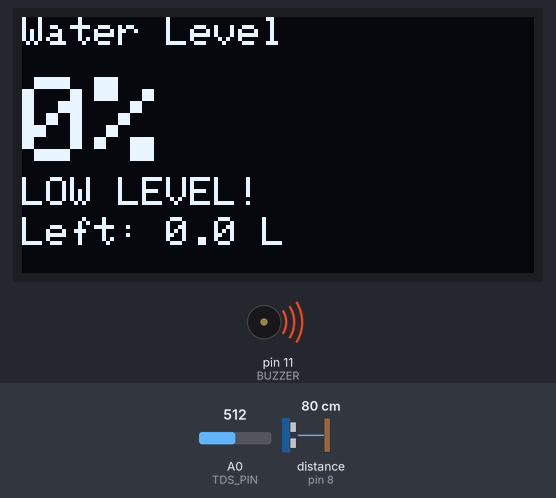
The sketch below on a simulated Arduino Uno, built with avr-gcc and run on an emulated ATmega328P. On the bench: 128×64 one-colour display, buzzer (waves = sounding, pin HIGH). Wiring (inferred from the names in the program): ultrasonic range finder: trigger pin 9; echo pin 8. Inputs (shaded band) come from the test bench; at power-on: distance to the obstacle (sensor on pin 8) 80 cm, A0 (TDS_PIN) = 512. The echo pulse lasts 58.3 µs per cm; pins used as bus, display or sensor lines are not drawn.

Above: at 3.2 s.
3.3 s: distance to the obstacle (sensor on pin 8) set to 14 cm
At 4.7 s:
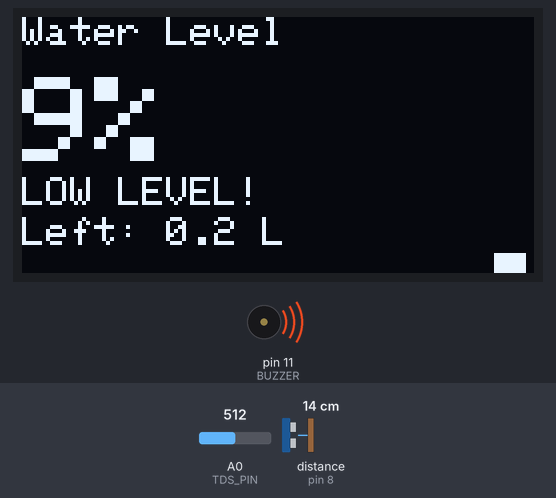
6.4 s: distance to the obstacle (sensor on pin 8) set to 11 cm
At 8.9 s:
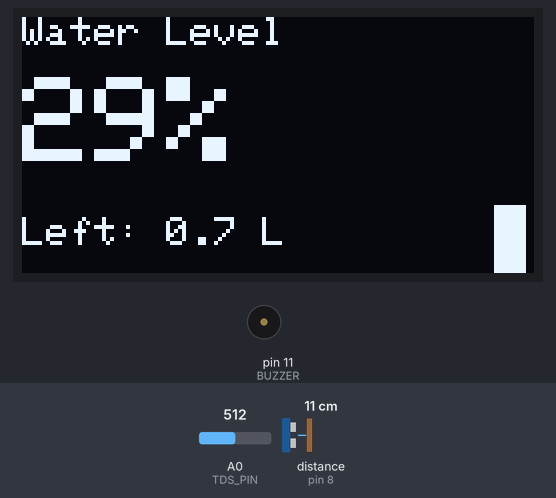
9.2 s: A0 (TDS_PIN) set to 606
At 12.2 s:
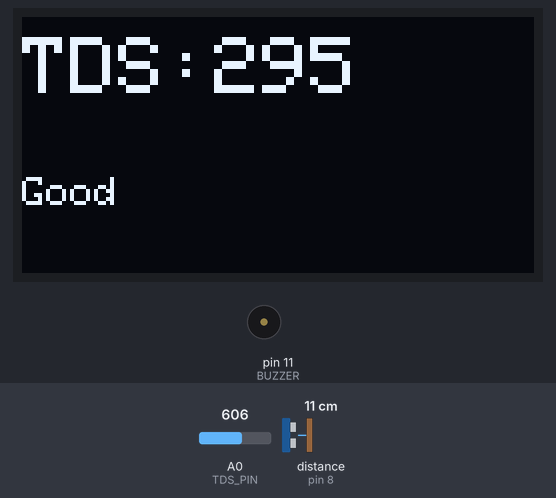
12.3 s: A0 (TDS_PIN) set to 633
At 13.8 s:
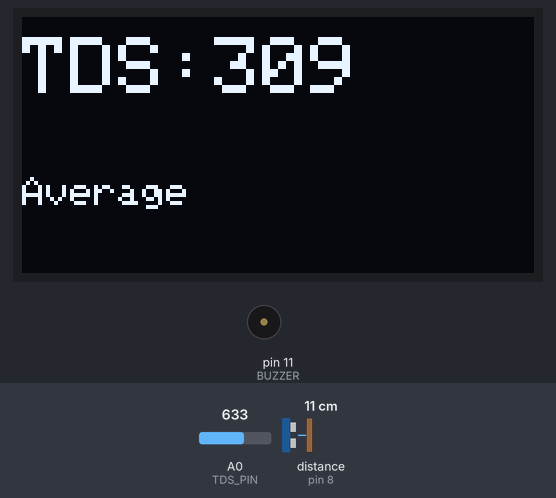
15.4 s: distance to the obstacle (sensor on pin 8) set to 18 cm
At 16.3 s:
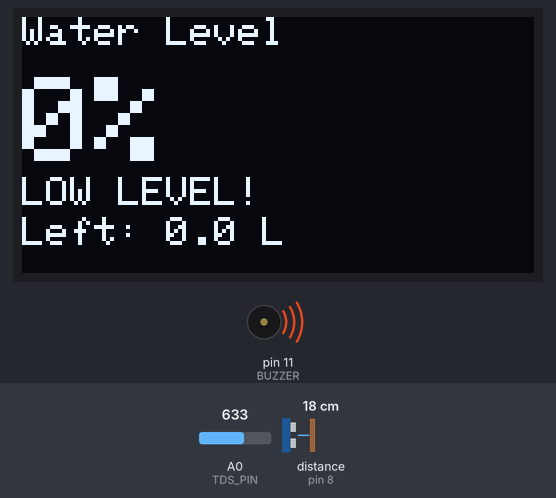
17.3 s: distance to the obstacle (sensor on pin 8) set to 2 cm
At 17.8 s:
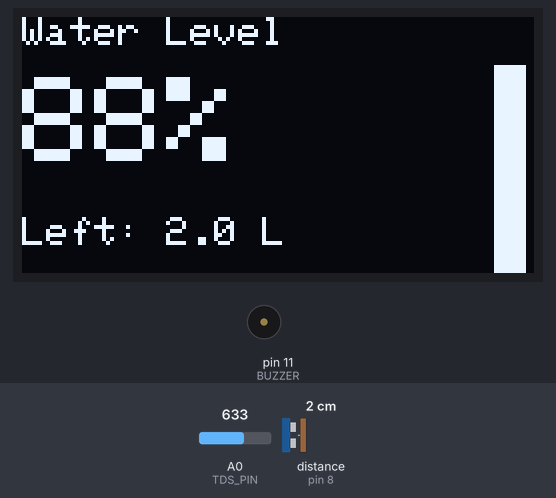
Timing chart, 0 to 20.3 s (numbered marks = the images above; inputs shaded):
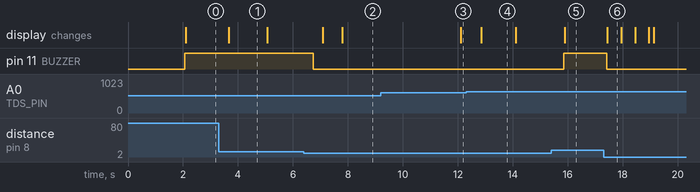

Measured:
- the behaviour switches between 13 and 12 cm on distance to the obstacle (sensor on pin 8) (found by bisection; images 1 and 2)
- the behaviour switches between 616 and 617 on A0 (TDS_PIN) (found by bisection; images 3 and 4)
- after the input at 3.3 s, the display: changes after 0.36 s (image 1)
- after the input at 6.4 s, pin 11 (BUZZER): HIGH → LOW after 0.35 s; the display: first changes after 0.68 s (image 2 shows a later state)
- after the input at 9.2 s, the display: changes after 2.9 s (image 3)
- after the input at 12.3 s, the display: changes after 0.55 s (image 4)
- after the input at 15.4 s, pin 11 (BUZZER): LOW → HIGH after 0.45 s; the display: changes after 0.48 s (image 5)
- after the input at 17.3 s, pin 11 (BUZZER): HIGH → LOW after 0.11 s; the display: changes after 0.14 s (image 6)

The sketch:

AquaSense_V1.ino
```cpp
  #include <Adafruit_GFX.h>
  #include <Adafruit_SSD1306.h>
  #include <Wire.h>
  #include <SoftwareSerial.h>

  //Oled Pins
  #define SCREEN_WIDTH 128
  #define SCREEN_HEIGHT 64
  Adafruit_SSD1306 display(SCREEN_WIDTH, SCREEN_HEIGHT, &Wire, -1);

  //Ultrasonic Sensor Pins
  #define TRIG 9
  #define ECHO 8
  float tankHeight = 15.0;  //Set your Tank Heigth in Cm.Replace with 15.0

  #define TDS_PIN A0

  #define BUZZER 11

  SoftwareSerial sim(2, 3); //Sim800l  RX    TX Pins
  unsigned long lastSMS = 0;
  unsigned long smsCooldown = 120000;

  // Switch
  unsigned long lastSwitch = 0;
  bool showDisplay1 = true;

  // Sensor read
  unsigned long lastRead = 0;
  unsigned long readInterval = 500;
  float percent = 0;
  float liters = 0;
  int tds = 0;

  //Water
  float getWaterLevelPercent(float distance) {
    float level = tankHeight - distance;
    if (level < 0) level = 0;
    if (level > tankHeight) level = tankHeight;
    return (level / tankHeight) * 100.0;
  }

  float getWaterLiters(float percent) {
    float tankVolume = 2.25;  //Replace "2.25" with Your Tank capacity In Liters
    return (percent / 100.0) * tankVolume;
  }

  //Sms
  void sendSMS(String msg) {
    if (millis() - lastSMS < smsCooldown) return;

    sim.println("AT+CMGF=1");
    delay(500);
    sim.println("AT+CMGS=\"+910000000000\""); //Replace "00000000" With Your Phone Number.
    delay(500);
    sim.println(msg);
    delay(300);
    sim.write(26);
    delay(2000);

    lastSMS = millis();
  }

  float getDistance() {
    digitalWrite(TRIG, LOW);
    delayMicroseconds(2);
    digitalWrite(TRIG, HIGH);
    delayMicroseconds(10);
    digitalWrite(TRIG, LOW);

    long duration = pulseIn(ECHO, HIGH);
    return duration * 0.034 / 2.0;
  }

  // Tds
  int getTDS() {
    int raw = analogRead(TDS_PIN);
    float voltage = raw * (5.0 / 1024.0);
    return voltage * 100;
  }

  //Startup Animation
  void showStartup() {
    display.clearDisplay();
    display.setTextColor(WHITE);

    display.setTextSize(3);
    display.setCursor(5, 5);
    display.print("AQUA");

    display.setTextSize(2);
    display.setCursor(25, 40);
    display.print("SENSE");

    display.display();
    delay(2000);
  }

  //D1
  void displayWater(float percent, float liters) {
    display.clearDisplay();
    display.setTextColor(WHITE);

    display.setTextSize(1);
    display.setCursor(0, 0);
    display.print("Water Level");

    display.setTextSize(3);
    display.setCursor(0, 15);
    display.print((int)percent);
    display.print("%");

    display.setTextSize(1);
    display.setCursor(0, 50);
    display.print("Left: ");
    display.print(liters, 1);
    display.print(" L");

    //bar
    int barHeight = map(percent, 0, 100, 0, 60);
    display.fillRect(118, 64 - barHeight, 8, barHeight, WHITE);

    //popup
    if (percent < 20) {
      display.setCursor(0, 40);
      display.print("LOW LEVEL!");
    }

    display.display();
  }

  //D2
  String getQualityText(int tds) {
    if (tds <= 150) return "Excellent";
    if (tds <= 300) return "Good";
    if (tds <= 500) return "Average";
    return "Poor";
  }

  void displayTDS(int tds) {
    display.clearDisplay();
    display.setTextColor(WHITE);

    display.setTextSize(2);
    display.setCursor(0, 5);
    display.print("TDS:");
    display.print(tds);

    display.setTextSize(1);
    display.setCursor(0, 40);
    display.print(getQualityText(tds));

    if (tds > 500) {
      display.setCursor(0, 55);
      display.print("POOR QUALITY!");
    }

    display.display();
  }

  void setup() {
    Serial.begin(9600);
    sim.begin(9600);

    pinMode(TRIG, OUTPUT);
    pinMode(ECHO, INPUT);
    pinMode(BUZZER, OUTPUT);
    digitalWrite(BUZZER, LOW);

    if (!display.begin(SSD1306_SWITCHCAPVCC, 0x3C)) {
      while (1);
    }

    showStartup();
  }

  void loop() {

    //SENSOR READ
    if (millis() - lastRead >= readInterval)
    {
      lastRead = millis();

      float distance = getDistance();
      percent = getWaterLevelPercent(distance);
      liters = getWaterLiters(percent);
      tds = getTDS();

      //Buzzer alerts
      if (percent < 20 || tds > 500 ) {
        digitalWrite(BUZZER, HIGH);
      } else {
        digitalWrite(BUZZER, LOW);
      }

      //SMS alerts
      if (percent < 20) sendSMS("ALERT: Water Level LOW!");
      if (tds > 500) sendSMS("ALERT: Water Quality BAD! TDS HIGH");


    }

    //DISPLAY SWITCH
    if (showDisplay1 && millis() - lastSwitch >= 5000) {
      showDisplay1 = false;
      lastSwitch = millis();
    }
    else if (!showDisplay1 && millis() - lastSwitch >= 2000) {
      showDisplay1 = true;
      lastSwitch = millis();
    }

    //SCREENS
    if (showDisplay1) {
      displayWater(percent, liters);
    } else {
      displayTDS(tds);
    }
  }
```
